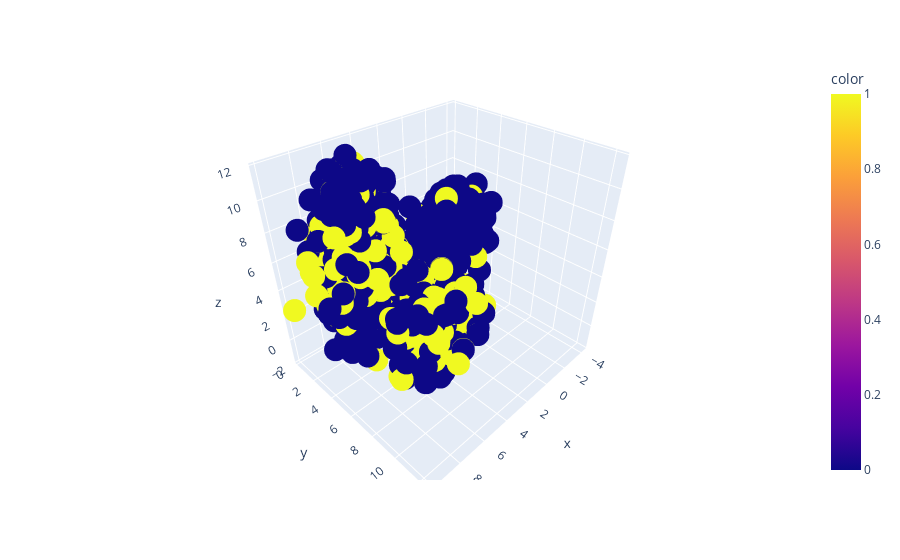

The notebook cell this image was saved under:
### Code cell
# Dimensionality reduction using UMAP
reducer = umap.UMAP(n_components=20,n_neighbors=2, random_state=42)
X_train_umap = reducer.fit_transform(X_train_scaled)
X_test_umap = reducer.transform(X_test_scaled)

# Create a scatter plot
plt.figure(figsize=(10, 6))
colors = ['green' if pred == true else 'red' for pred, true in zip(y_pred, y_test)]

px.scatter_3d(x=X_train_umap[:, 0], y=X_train_umap[:, 1],z=X_train_umap[:,2], color=train_data["Churn"])

### Figure 1 — Plotly figure (JSON) as saved in the notebook; plotly's stock layout.template omitted (floating-point values rounded to 4 significant figures; data arrays with more than 128 entries replaced by an {"elided": "..."} marker saying what was removed)
{"data": [{"hovertemplate": "x=%{x}<br>y=%{y}<br>z=%{z}<br>color=%{marker.color}<extra></extra>", "legendgroup": "", "marker": {"color": {"elided": "4923 int values"}, "coloraxis": "coloraxis", "symbol": "circle"}, "mode": "markers", "name": "", "scene": "scene", "showlegend": false, "type": "scatter3d", "x": {"elided": "4923 float values"}, "y": {"elided": "4923 float values"}, "z": {"elided": "4923 float values"}}], "layout": {"coloraxis": {"colorbar": {"title": {"text": "color"}}, "colorscale": [[0, "#0d0887"], [0.1111, "#46039f"], [0.2222, "#7201a8"], [0.3333, "#9c179e"], [0.4444, "#bd3786"], [0.5556, "#d8576b"], [0.6667, "#ed7953"], [0.7778, "#fb9f3a"], [0.8889, "#fdca26"], [1, "#f0f921"]]}, "legend": {"tracegroupgap": 0}, "margin": {"t": 60}, "scene": {"domain": {"x": [0, 1], "y": [0, 1]}, "xaxis": {"title": {"text": "x"}}, "yaxis": {"title": {"text": "y"}}, "zaxis": {"title": {"text": "z"}}}}}
